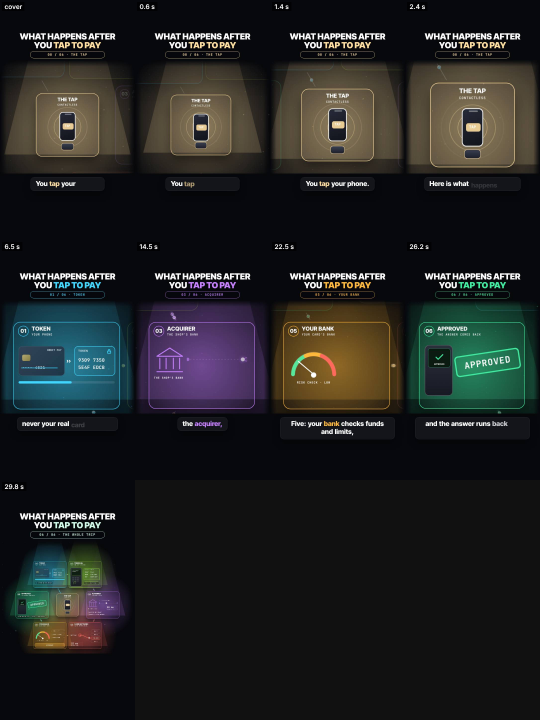
#> input picture review/tech/showreel-pv-tech-2d5-test-stills.png, 1080 x 1440 px (shown at 1/2 size)
$ python -i output-qa.py   (imports and definitions only)
#> lines starting #> are read from the running program, lines starting #| are printed output that depends on the picture
# Output QA (owner, 12 Nov 2026: "Every issue that I report, build a check for that which avoids using our session but does it using GitHub").
# Runs on GitHub on the FINAL MP4 (its frames and its mixed audio), never on the scene code or the cue list, after every Showreel and Tech reel
# render (and by hand: Actions -> Output QA). One line per check: "OQA <CHECK>: PASS|FAIL|WARN|SKIP <numbers> [guards: <owner-feedback line>]",
# then "OUTPUT QA: PASS" or "OUTPUT QA: FAIL (n): ...". Exit 1 on any FAIL: the reel is NOT READY (scripts/qa/notify.sh tells its issue).
# Every check names the design/owner-feedback.md line it guards. A new owner complaint becomes a new check here the same day.
#
# Usage: python3 scripts/qa/output-qa.py <reel.mp4> <config.json> [--log render.log ...] [--summary $GITHUB_STEP_SUMMARY] [--fails out.txt]
#   config: a Showreel config (scripts/explainer, scripts/channel3) or a tech topic (techreel/topics). Optional "qa" block:
#     "qa": {"guess": {"answer": "#b3392b", "reveal": 8.44 | {"say": "red every"}, "box": [l, t, r, b], "css_width": 540},
#            "edges_ok": [{"from": t | {"say": ...}, "to": ..., "sides": ["left", "right"], "why": "the workshop walls run past the frame"}],
#            "mute":  {"before": [t0, t1] | {"say": "nothing moves"}, "after": [t0, t1] | {"say": "it sinks"}, "span": 1.5},
#            "sync":  ["swimming", "showers", "sauna"]}   (words the voice says that name an on-screen card or label: each must be readable
#                      on screen within 1.0 s of being said; a tech topic without it uses its scenes' card / verdict texts)
#   ("say" = the first words of the line, found in the final audio's own recogniser timings; the window runs "span" s from there.)
# Needs ffmpeg, numpy, Pillow; faster-whisper for the voice checks and tesseract for the numbers check (SKIP, said aloud, without them).
import json, os, re, subprocess, sys, tempfile
import numpy as np

sys.path.insert(0, os.path.join(os.path.dirname(os.path.abspath(__file__)), '..', 'showreel'))
from voicecheck import words as vwords, plain   # the same word split as the voice check (digits spelled as Kokoro says them)

FB = {   # the owner-feedback.md lines each check guards
    'pace': '12 Nov "audio is super slowed"; 8 Nov "rushed"',
    'stray': '11 Nov voice check: words heard that the script never says',
    'sound': '12 Nov "sound elements feel cheap, as if from kids\' toys"; 8 Nov "tick sounds missing"',
    'look': '24 Nov tech USB-C reel "horrible": flat washed-out grey light; match the channel\'s gold reel (design/gold.md)',
    'variety': '24 Nov one screen across the whole reel (tech miniled-zones): change the subject or the view every few seconds',
    'loud': '8 Nov "LISTEN to the finished audio" (-14 LUFS, Mandatory Gate 8)',
    'colour': '12 Nov "colour grading is horrible"',
    'edges': '12 Nov "cards and photos cut at the frame edges ... a lamp cut at the edge"; 13 Nov IP68 "the giant title touched the left frame edge"',
    'guess': '12 Nov "the tower was already painted red while the viewer was asked"',
    'numbers': '12 Nov "a counter rolled through 8 before \'seven\'"',
    'dead': '7 Nov "a reel barely moved"; 12 Nov "2.4 s with nothing at the payoff"',
    'mute': '12 Nov "the payoff was a 4% scale change ... the fix is invisible"',
    'bulk': '13 Nov "the finger looks a bit bulky on screen"',
    'vibrancy': '13 Nov "the menu grid ... feels slightly dull"',
    'spread': '14 Nov "it seems we are squeezing most of it in one place of the screen"',
    'demo': '14 Nov "the actual frame where everything is flowing with animation to show the difference looks faded grey"',
    'split': '15 Nov "doesn\'t show the effect better; one cannot tell if something is really happening" (BEFORE and AFTER looked identical)',
    'sync': '13 Nov tech IP68 "the voice names an item (\'or the sauna\') while its card is still empty"',
    'grade': '13 Nov Turns Out "I don\'t find the colour selection better" (fog wash, white Taj on a pale sky)',
    'fill': '15 Nov Turns Out Mona Lisa "use 2.5D with such images to make it more available on the screen (as it seems to be centered mostly)"',
    'calm': '15 Nov web "too wiggly" (Mon / Tue reels: constant drift, wobble, bobbing panes, a busy camera)',
    'focus': '20 Nov web "the colour combination doesn\'t give a feeling that any thought was put into it" (about eight unrelated hues, filler tiles more vivid than the subject)',
    'blackbg': '23 Nov web owner grid: the three plain black reels (165K, 10K, 6.2K) beat every coloured, framed reel (1.7K-2.9K); web reels use the black look, never a coloured frame or glow (rules-web.md rule 19)',
    'hue': '15 Nov web "main frame where we see the changes seem to show similar colour grading so doesn\'t look different from other videos"',
    'sheen': '15 Nov tech "covering the wave like coming in from left top corner to the right of the frame, it\'s happening in all videos" (a glass sheen swept the hero every 2.7 s)',
    'glow': '26 Nov tech 3D sample v5 "it still glows more than a user\'s eye should expect" (bloom haze round the cables and number figures, about 4 % of the frame)',
    'hero': '15 Nov tech "I don\'t see much happening animation wise around watch in 5 ATM video" (a small static watch, only the water moved)',
    'elements': '16 Nov Turns Out Liberty arm "elements are few and are spread ... through the whole video. We should design it such that there are more elements to show on screen as the storyline moves forward"',
    'reuse': '16 Nov Turns Out Liberty arm (one photo used 3 times; "elements are few")',
    'cover': '16 Nov Turns Out "I used to have reel cover element in video itself ... we should have that back so that people understand what is it about from profile grid, no add-on cover"',
    'flicker': '27 Nov tech 2.5D test "cards glitched at many moments" (flicker, pop, jump between frames; zero tolerance)',
    'licence': '14 Nov "yes to free real images" (design/safety.md: PD / CC0 / CC BY only, licence and source per file, CC BY credited)',
}
# thresholds (calibrated 12 Nov 2026 on showreel-34-press, showreel-c3-eiffel-red and showreel-tech-stop-tracking): sentence pace is timed first word to
# last on the final mix, which reads fast: full sentences at natural speed 1.0 measured 4.10-4.17, so a full sentence fails over 4.5 (as the voice
# check and design/critic.md 5) and a short line (6 words or fewer) over 4.0 is a warning. Colour: the old blue tech look the owner called
# horrible measured 54% saturated fill all through; the dark web reel 2%.
T = dict(full_wps=4.5, short_wps=4.0, short_words=6, min_overall=2.0, min_speed=.95, stray_p=.5,
         sat_s=.6, sat_v=.4, sat_frac=.25, hue_jump=45, ring_sat=.12,
         edge_frac=.06, edge_dist=48, edge_secs=1.0,
         ocr_conf=70, num_win=1.0, num_pre=2.0, num_step=.25, num_conf=80, num_still=4.0, num_h=.03, num_said=.5, sync_win=1.0, sync_pre=.5, sync_conf=50, sync_ratio=.8,
         big_h=.08, big_edge=.03, big_ocr_h=.05, big_secs=.3, subs={'tech': [.66, .84], 'c3': [.66, .80], 'web': [.70, .90]},
         dead_secs=1.5, vis_px=20, vis_frac=.003, onset_db=9, onset_floor=-45,
         mute_frac=.02, grade_dl=.2, wash_p5=.3, wash_frac=.2,
         bulk_v=.82, bulk_s=.2, bulk_k=7, bulk_px=150, vib_s=.35, vib_v=.35, vib_med=.014,
         spr_y=(.589, .818), spr_k=8, spr_dl=14, spr_frac=.02, spr_max=.10,
         demo_lit=.12, demo_grey=.25, demo_s=.35, demo_m=32, demo_c=64, demo_box=(24, 125, 516, 672),
         split_ratio=1.8, split_min=.05, split_op=.9,
         fill_y=(.20, .66), fill_g=6, fill_line=.25, fill_min=.80, fill_frac=.25,
         calm_px=20, calm_band=(288, 392), calm_med=.035, calm_mean=.05, calm_step=.10,
         hue_s=.25, hue_v=.2, hue_min=40, hue_last=3, black_v=32,
         focus_s=.3, focus_v=.3, focus_share=.05, focus_gap=30, focus_hues=3, focus_pad=1.0,
         glow_v=.8, glow_s=.35, glow_lo=.22, glow_hi=.6, glow_top=.25, glow_fail=3.5, glow_warn=3.0, glow_peak=8.0,
         sheen_y=(.24, .64), sheen_d=10, sheen_score=.7, sheen_steps=3, sheen_events=4,
         hero_lag=.5, hero_shift=3, hero_px=30, hero_on=.02, hero_active=.55, hero_w=.33, hero_inset=.2,
         var_ssim=.65, var_max=.60,
         flk_w=108, flk_h=192, flk_k=12, flk_max=4.0, flk_jump=5.0, flk_ratio=2.5, flk_floor=1.5, flk_fps=24, flk_c=1.25,
         el_lag=.3, el_shift=3, el_cell=9, el_top=.21, el_px=18, el_k=4, el_cells=1, el_cut=.35, el_gap=3.0, el_win=10, el_pics=4)
# ELEMENTS (16 Nov 2026, Turns Out; owner on the Liberty arm reel: "elements are few and are spread ... through the whole video"): a NEW visual
# element is a place on the frame that changes on its own. At 135x240, 10 fps, the frame below the badge and chapter title (el_top) with the
# subtitle band left out, softened by a 5x5 box, cut in 9 px cells: the mean change of each cell over el_lag s after its best shift of up to el_shift px (block
# matching: a camera push, a pan or a cut-out drifting forward is motion, not a new element). A step brings something new when el_cells+ cell(s) change
# by el_px+ AND by el_k x the frame's median cell change (a label, a stamp, a year, a route, a figure: local; a slow camera push moves every cell
# a little and is not new), or when el_cut+ of the cells change by el_px+ (a new picture: a crossfade or a card). FAIL when the longest stretch
# with nothing new is over el_gap s, or when any el_win s window shows under el_pics pictures (1 + the picture changes in it).
# REUSE (16 Nov 2026, Echoes configs): no photo is the picture of two shots.
# SHEEN (15 Nov 2026, tech; owner: "covering the wave like coming in from left top corner to the right of the frame, it's happening in all videos"):
# a straight bright band sweeping across the hero. In the hero zone (sheen_y of the height) at 135x240, the pixels that brighten by sheen_d+ over
# 0.2 s, projected across lines at every oblique angle (15-75 and 100-165 deg, 5-deg steps; 3 px wide lines at least 60% of the zone long): the
# best line's lit share minus the median line's. A sweep = sheen_steps+ steps in a row over sheen_score at the same angle (within 10 deg) whose line
# moves one way. Calibrated 15 Nov on showreel-tech-watch-5atm's frames (scene seeks every 0.1 s): with the glass sheen 15 sweeps (scores to 0.97,
# 2.7 s apart), the same scene without it 0 (best 0.62: falling drops). FAIL at sheen_events+ sweeps (1 to sheen_events-1 a WARN to look at).
# Loosened 22 Nov 2026 (the tech reset, owner: "no detail"; rules-tech.md D4): FAIL from 4 sweeps, not 2, so a light trail or a beam that
# belongs to the object may cross the hero once or twice; the glass sheen the owner saw (15 sweeps) still fails.
# HERO (15 Nov 2026, tech; owner: "I don't see much happening animation wise around watch"): the hero's box as the kit scene reports it
# (window.__subject, recorded every 0.5 s by techkit/capture.cjs into <reel>.subject0.json). Its own change: inside the box (inset 10%) at 270x480,
# blurred 3x3, the share of pixels that change by hero_px+ over hero_lag s after the best shift of up to hero_shift px (a bob or a slide is not
# the subject doing anything); a sample is "active" at hero_on+. FAIL when under hero_active of the samples are active, or when the box spans
# under hero_w of the frame width at the median (a small subject in a big frame). Calibrated 15 Nov on the 5 ATM scene: the old watch (a static
# drawing with a 9 px bob, 25% of the width) active in 22% of the samples, 0.6% change at the median, only at the chapter cuts.
# Stricter 16 Nov 2026 (owner on render 5, which passed: "still doesn't do much in terms of animation around the main elements"): only change in
# the subject's own shape or inside it counts. The earlier frame is first warped onto the subject's box (its move, zoom and squeeze are taken
# out, so a rigid bob, slide, camera push or slight squeeze is not change), then a residual shift of up to hero_shift px; the box is inset
# hero_inset per side (a glow outline round the rim is not change); hero_active of the samples. Calibrated 16 Nov on the scenes' own frames
# (scripts/qa/look.py, every 0.1 s): render 5's watch (bob, glow, squeeze, screen words) 44% active, screen-120hz 67%.
# CALM (15 Nov 2026, web only; owner: "too wiggly"): only the broken element may move; the rest of the frame holds still. The share of the frame
# (the subtitle band calm_band left out: its words change on purpose) whose pixels change by calm_px+ over 0.2 s at 135x240, 10 fps; FAIL when the
# median over the reel is over calm_med or the mean over calm_mean. Calibrated 15 Nov on the scenes' own frames (a scene is a pure function of t;
# python3 scripts/qa/look.py) every 0.1 s: the "too wiggly" cuts (camera drift, drifting light, a page that shook and tilted on every jump) form
# median 7.0% / mean 8.3%, follow 5.1 / 7.3, fontswap 4.9 / 7.1; calmer reels tabs 1.9 / 3.4, list 2.9 / 4.5, press 3.4 / 3.9; the calm rebuilds
# (camera and light still, one clean move per error) form 0.9 / 3.2, follow 0.5 / 3.0.
# HUE (15 Nov 2026, web only; owner: "similar colour grading"): the demo's main hue = the peak of a 10-degree hue histogram of its lit, coloured
# pixels (S > hue_s, V > hue_v, weighted by S x V, circularly smoothed) inside the recorded subject box every 0.5 s; compared with the last
# hue_last web reels before this one (captions.json "postOn") in scripts/qa/demo-hues.json (measured on their final frames: python3
# scripts/qa/look.py). FAIL when it sits within hue_min degrees of any of them. A new web reel adds its line to demo-hues.json in the push that makes it.
# FILL (15 Nov 2026, Turns Out), calibrated on stills of showreel-c3-mona-stolen at 270x480 every 0.5 s, read at 135x240: the picture zone (y 20-66%
# of the height: under the chapter title, over the captions) has a pixel "busy" where the mean gradient of its 3x3 neighbourhood is 6+ of 255;
# a column (row) holds the picture when 25%+ of its pixels in the zone are busy, and FILL = the picture's extent across (first to last column holding
# it, as a share of the width) x its extent down (rows): a flat but full-frame card still spans the frame, a centred picture leaves empty margins. The centred framed
# museum shots the owner called "centered mostly" measured 0.52-0.66 each (the old cut: median 0.59, 80% of the samples under 0.80; its flat centred
# cards 0.05-0.52); the 2.5D depth rebuild 0.90-1.00 on every photo (median 0.98, 13% under 0.80: the map and the wall card mid-push).
# A sample under 0.80 is a small centred picture; FAIL when over 25% of the samples are.
# SPLIT (15 Nov 2026, any reel whose scene marks [data-pane="before"] and [data-pane="after"]; the render records their boxes every 0.1 s), calibrated
# on showreel-37-fontswap's split window at 135x240, 10 fps: the share of pixels inside each pane (inset 1/16) that change by 20+ over 0.2 s, while
# both panes are fully shown, averaged. The first cut the owner could not tell apart: BEFORE 0.167, AFTER 0.125 (1.34x; p90 1.72x); the jolt
# rebuild 0.267 / 0.132 (2.02x). FAIL under 1.8x or when BEFORE moves under 5%: the broken pane must move visibly more than the fixed one.
# DEMO (15 Nov 2026, web only), calibrated on stills at 270x480 every 0.5 s inside the subject's box ([data-subject], recorded by the render):
# median saturation of its lit pixels (V > .12; the faded-grey showreel-36-tabs 0.21, after the vivid kit 0.48; the newweb glass template 0.68 / 0.72),
# Hasler-Suesstrunk colourfulness (glass template 24 before, 42 after; tabs 41 / 48) and the luminance spread p95-p5 in 0-255 (glass template 54 / 87,
# tabs 74 / 80); each a median over the samples. Without a recorded box: the config's "qa": {"subject": [l, t, r, b]}, else the whole-frame hero zone.
# SPREAD (14 Nov 2026, web only), calibrated on stills at 270x480 every 0.5 s (and again with noise of sigma 3 and 5 added: the same numbers):
# the lower third of the safe zone (y 565-785 of 960) cut in 8 strips, a strip empty when under 2% of its pixels (at 135x240) differ by 14+
# from the strip's median; showreel-35-list ("squeezing", lower third empty) 34% of the strips empty on average, showreel-36-tabs first cut 18%,
# its whole-frame rebuild 0%.
# BULK and VIBRANCY (13 Nov 2026, web only), calibrated on the showreel-35-list stills at 270x480: the big white finger left 564-874 px of solid
# near-white after a 7x7 erosion (text strokes vanish; 70 px bold numbers leave 0), the slim ring 0; coloured pixels (S>.35, V>.35) were a median
# 1.2% of the frame on the dull grid and 2.3% after the vibrancy pass.
# LOOK (24 Nov 2026, every channel; owner on the tech USB-C reel: "horrible", flat washed-out grey light): brightness, background level, dark
# share, washed-out grey, contrast and washed-out frames against the channel's GOLD reel (design/gold.md; numbers scripts/qa/gold.json; the
# measures and the calibration in scripts/qa/gold_look.py). FAIL when 2+ are clearly off, one = WARN. USB-C 5 off; every gold and 7 posted reels 0.
# GRADE (13 Nov 2026, Turns Out), calibrated on showreel-c3-taj-mud at 270x480 every 0.5 s: the fogged first cut had the subject 0.03 brighter
# than the ring around it on the cover (white Taj, pale grey sky) and its picture's black point (5th luminance percentile of the middle band)
# over 0.3 in 43 of 46 samples; the golden-hour mood gave 0.40 and 0 of 46.

out, fails = [], []


PREVIEW = bool(os.environ.get('OQA_PREVIEW'))   # scripts/preflight-all.mjs: a 360x640, 10 fps preview with no mixed sound; the checks that need the sound are not judged on it (the render's own Output QA judges them)
NO_SOUND = {'LOUD', 'SOUND', 'DEAD', 'MUTE', 'PACE', 'STRAY', 'SYNC', 'NUMBERS'}


# [5 lines left out: function line, not called in this run]


def pcm16k(mp4):
    try: return np.frombuffer(ff(['-i', mp4, '-ac', '1', '-ar', '16000', '-f', 'f32le', '-']), np.float32)
    except subprocess.CalledProcessError: return np.zeros(0, np.float32)   # no audio track (LOUD fails it)


def ff(args, **kw):
    return subprocess.run(['ffmpeg', '-hide_banner', '-loglevel', 'error'] + args, capture_output=True, check=True, **kw).stdout


# [30 lines left out: functions probe, frames, hsv, config, not called in this run]


LIC_OK = ('cc0', 'pd', 'pdm', 'cc-by')


# [261 lines left out: functions licence_check, sync_words, transcribe, align, find_say, window and 9 more, not called in this run]


STOP = set('a an the and or but nor of to in on at for with by as from into is are was were be been it its this that these those your you '
           'my our their his her not no so if then than do does did can will just very'.split())


def alnum(x): return re.sub(r'[^a-z0-9]', '', x.lower())


def ocr(png):
    """Tesseract words on a frame, inverted (light type on dark glass) at full size and at half size (it misses 70 px card words at 1080 wide
    and reads them at 540), plus the frame as it is: (text, conf, l, t, r, b) in the PNG's pixels."""
    from PIL import Image, ImageOps
    res = []
    g = Image.open(png).convert('L'); inv = ImageOps.invert(g)
#> after `g = Image.open(png).convert('L')`:
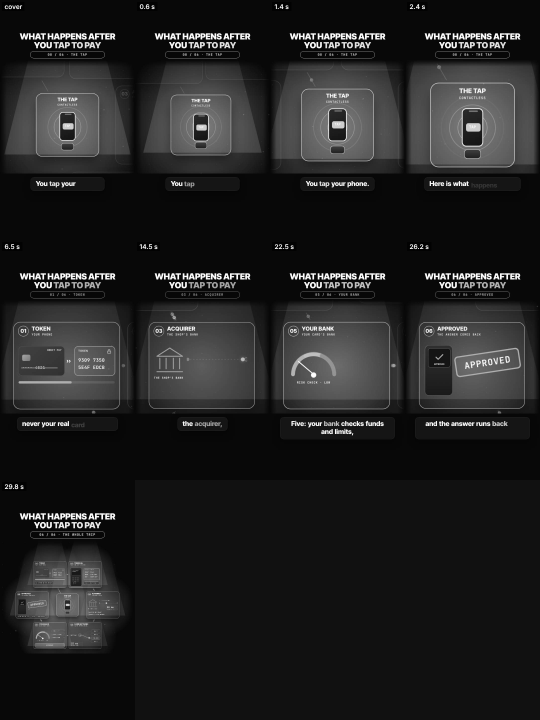
#> g: PIL image 1080x1440 L (shown at 1/2 size); min 0, max 255, mean 34.1
#> after `inv = ImageOps.invert(g)`:
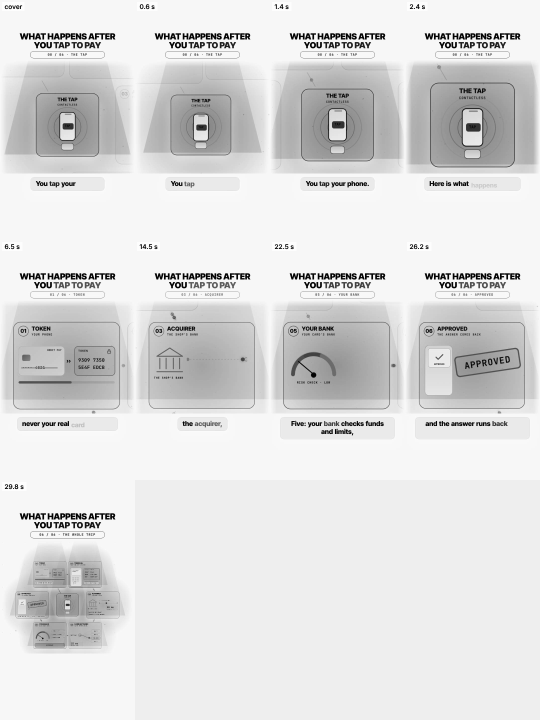
#> inv: PIL image 1080x1440 L (shown at 1/2 size); min 0, max 255, mean 220.9
    for k, (im, sc) in enumerate(((g, 1), (inv, 1), (inv.resize((g.width // 2, g.height // 2)), 2))):
        q = png + f'.{k}.png'; im.save(q)
        tsv = subprocess.run(['tesseract', q, '-', '--psm', '11', 'tsv'], capture_output=True, text=True).stdout
        for row in tsv.splitlines()[1:]:
            c = row.split('\t')
            if len(c) < 12 or not c[11].strip(): continue
            try: conf = float(c[10]); l, t, w, h = (int(c[i]) * sc for i in (6, 7, 8, 9))
            except ValueError: continue
            res.append((c[11].strip(), conf, l, t, l + w, t + h))
#> this loop made 1 pass
#> sc on pass 1: 1
#> after the loop, res = []
    return res


def grab(mp4, t, p):
    ff(['-y', '-ss', f'{max(0, t):.2f}', '-i', mp4, '-frames:v', '1', '-vf', 'scale=1080:1920:flags=area', p])


# [74 lines left out: functions look_check, variety_check, sync_check, not called in this run]


def lumf(a): a = a.astype(np.float32) / 255; return .2126 * a[..., 0] + .7152 * a[..., 1] + .0722 * a[..., 2]


# [52 lines left out: functions edge_glyphs, big_words, bigtype_check, not called in this run]


NUMW = {w: i for i, w in enumerate('zero one two three four five six seven eight nine ten eleven twelve thirteen fourteen fifteen sixteen seventeen eighteen nineteen'.split())}
# [1 line not run here, left out]


# "one" heard as a word is a count only next to these (owner, 15 Nov 2026: web showreel-38-form failed on a "3" while the voice said "one" as
# an article, "one field"); digits the recogniser wrote ("1") always count.
ONE_PRE = set('to from only just number exactly than at about'.split())
ONE_POST = set('hundred thousand million billion percent per out second seconds minute minutes hour hours day days year years'.split())


# [350 lines left out: functions spoken_numbers, ocr_block, digit_like, num_reads, numbers_check, dead_check and 13 more, not called in this run]


def subj_at(rows, t):
    """the recorded subject box nearest to t (rows: [t, l, t, r, b] every 0.5 s)"""
    best = min(rows, key=lambda r: abs((r[0] or 0) - t)); return best[1:]


# [35 lines left out: functions calm_series, calm_check, demo_hue, not called in this run]


def hdist(a, b): d = abs(a - b) % 360; return min(d, 360 - d)


# [205 lines left out: functions hue_refs, hue_check, glow_check, sheen_check, hero_check, flicker_check and 1 more, not called in this run]


# [2 lines not run here, left out]

#> (the run stopped early here; a loop or call above may not have finished)
